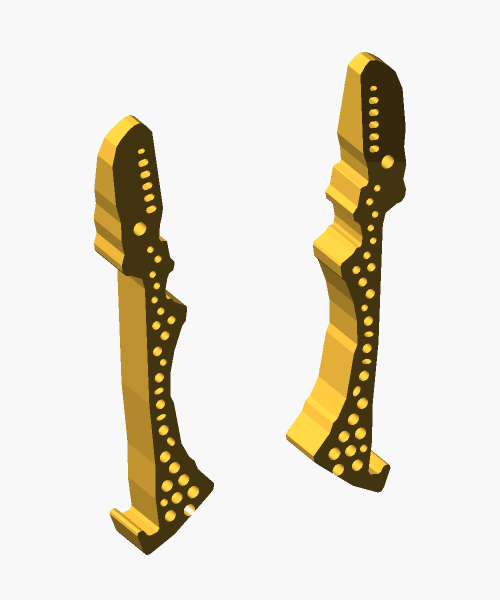
#> input picture Two Finger Gripper/versions/v007_generalist_fingers/previews/iso.png, 1000 x 1200 px, given in place of generalist_gripper_gen6_two_hands.png, which was not available (shown at 1/2 size)
$ python photo_match.py ../v007_generalist_fingers/previews/iso.png
#> lines starting #> are read from the running program, lines starting #| are printed output that depends on the picture
#!/usr/bin/env python3
"""Draw the exported right finger back into the two-hands photo's own pixel frame, so photo
and model can be compared at the same scale and pose: photo | model | 50% blend.
Writes previews/photo_match.png. Run after export_models.py."""
from pathlib import Path
import math, re, struct, sys
from PIL import Image, ImageDraw
HERE=Path(__file__).resolve().parent
PHOTO=HERE.parents[2]/'cad/reference/generalist_gripper_gen6_two_hands.png'
BOX=(290,300,880,640);K=2


def frame(scad=HERE/'gripper.scad'):
    s=Path(scad).read_text()
    num=lambda n:float(re.search(n+r'=([-\d.]+);',s).group(1))
    piv=[float(v) for v in re.search(r'px_pivot=\[([-\d.]+),([-\d.]+)\]',s).groups()]
    return num('mm_per_px'),piv,math.radians(num('axis_deg'))


def to_px(X,Z,mm,piv,a):
    # inverse of px() in gripper.scad
    return piv[0]+(-X*math.sin(a)+Z*math.cos(a))/mm, piv[1]+(X*math.cos(a)+Z*math.sin(a))/mm


def render(stl,out_size,scad=HERE/'gripper.scad'):
    mm,piv,a=frame(scad);raw=stl.read_bytes();n=struct.unpack_from('<I',raw,80)[0]
    img=Image.new('RGBA',out_size,(0,0,0,0));d=ImageDraw.Draw(img);tris=[]
    for i in range(n):
        q=struct.unpack_from('<12f',raw,84+i*50);nrm=q[:3];v=[q[3:6],q[6:9],q[9:12]]
        tris.append((sum(p[1] for p in v)/3,nrm,v))
    for y,nrm,v in sorted(tris):              # far (−Y, palm side) first; the photo shows the dorsal +Y face
        if nrm[1]>0.9: col=(239,184,59,255)
        elif nrm[1]<-0.9: continue
        else:
            sh=0.45+0.35*max(0,(nrm[0]-nrm[2])/1.5);col=tuple(int(c*sh) for c in (239,184,59))+(255,)
        P=[to_px(p[0],p[2],mm,piv,a) for p in v]
        d.polygon([((x-BOX[0])*K,(yy-BOX[1])*K) for x,yy in P],fill=col)
    return img


def main(out=HERE/'previews/photo_match.png'):
    photo=Image.open(PHOTO).convert('RGB').crop(BOX);photo=photo.resize((photo.width*K,photo.height*K))
#> after `photo = Image.open(PHOTO).convert('RGB').crop(BOX)`:
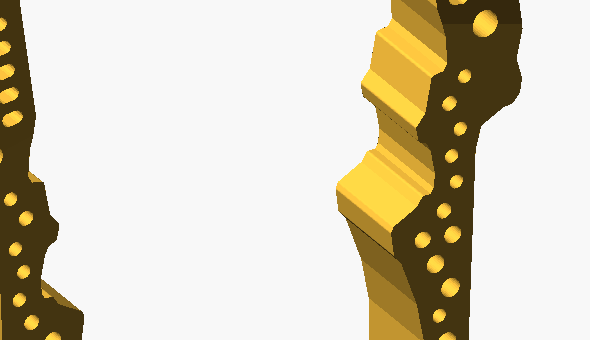
#> photo: PIL image 590x340 RGB; mean R, G, B 214.5, 206.9, 187.4
    model=render(HERE/'exports/print/right.stl',photo.size)
    flat=Image.new('RGB',photo.size,(245,245,245));flat.paste(model,(0,0),model)
    blend=Image.blend(photo,flat,0.5)
    sheet=Image.new('RGB',(photo.width*3+20,photo.height),'white')
    for i,t in enumerate((photo,flat,blend)):sheet.paste(t,(i*(photo.width+10),0))
    sheet.save(out);print(out)
#> (the run stopped early here; a loop or call above may not have finished)

$ run again, on Two Finger Gripper/versions/v007_generalist_fingers/previews/open.png
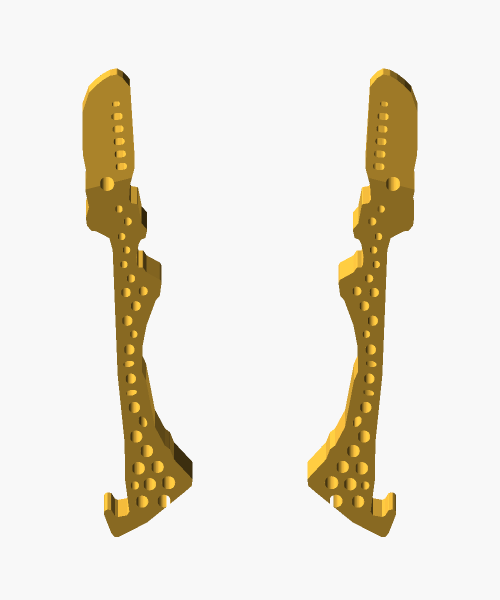
#> input picture Two Finger Gripper/versions/v007_generalist_fingers/previews/open.png, 1000 x 1200 px, given in place of generalist_gripper_gen6_two_hands.png, which was not available (shown at 1/2 size)
#> in main, `photo = Image.open(PHOTO).convert('RGB').crop(BOX)`:
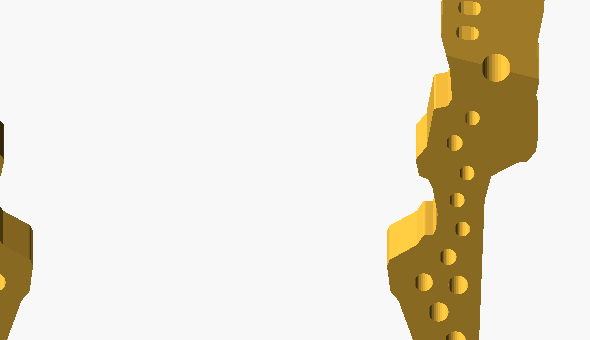
#> photo: PIL image 590x340 RGB; mean R, G, B 231.6, 225.5, 211.4
#> photo: PIL image 1180x680 RGB
